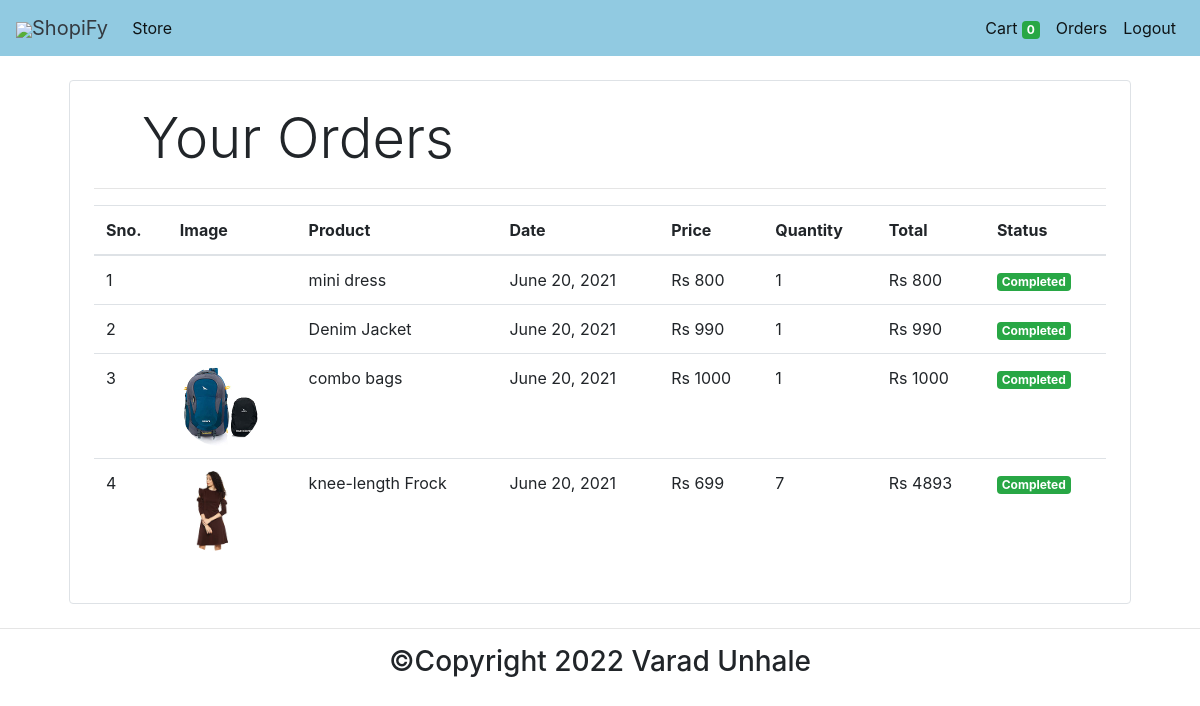
Screenshot of /orders (signed in) with the database file from the repository.
### store/models/orders.py (models this page shows, shortened)
class Order(models.Model):
    product = models.ForeignKey(Products,
                                on_delete=models.CASCADE)
    customer = models.ForeignKey(Customer,
                                 on_delete=models.CASCADE)
    quantity = models.IntegerField(default=1)
    price = models.IntegerField()
    address = models.CharField (max_length=50, default='', blank=True)
    phone = models.CharField (max_length=50, default='', blank=True)
    date = models.DateField (default=datetime.datetime.today)
    status = models.BooleanField (default=False)
    @staticmethod
    def get_orders_by_customer(customer_id):
        return Order.objects.filter(customer=customer_id).order_by('-date')

### store/models/product.py (models this page shows, shortened)
class Products(models.Model):
    name = models.CharField(max_length=60)
    price= models.IntegerField(default=0)
    category= models.ForeignKey(Category,on_delete=models.CASCADE,default=1 )
    description= models.CharField(max_length=250, default='', blank=True, null= True)
    image= models.ImageField(upload_to='uploads/products/')

### store/middlewares/auth.py (the view)
    def middleware(request):
        print(request.session.get('customer'))
        returnUrl = request.META['PATH_INFO']
        print(request.META['PATH_INFO'])
        if not request.session.get('customer'):
           return redirect(f'login?return_url={returnUrl}')
        response = get_response(request)
        return response

### store/templatetags/custom_filter.py (called while the page is built)
@register.filter(name='currency')
def currency(number):
    return "Rs "+str(number)

@register.filter(name='multiply')
def multiply(number , number1):
    return number * number1

### store/views/orders.py (called while the page is built)
    def get(self , request ):
        customer = request.session.get('customer')
        orders = Order.get_orders_by_customer(customer)
        print(orders)
        return render(request , 'orders.html'  , {'orders' : orders})

### store/templates/orders.html
{% extends 'base.html' %}
{% block content %}
{% load cart %}
{% load custom_filter %}
<div class="container">
   <div class="border rounded p-4 m-4">
        <p class="display-4 pl-4 ml-4">Your Orders</p>
        <hr>
        <table class="table">
            <thead>
                <tr>
                    <th>Sno.</th>
                    <th>Image</th>
                    <th>Product</th>
                    <th>Date</th>
                    <th>Price</th>
                    <th>Quantity</th>
                    <th>Total</th>
                    <th>Status</th>
                </tr>
            </thead>
            <tbody>
                {% for order in orders %}
                <tr>
                    <td>{{forloop.counter}}</td>
                    <td><img style="height: 80px;" class="rounded-circle" src="{{order.product.image.url}}" alt=""></td>
                    <td>{{order.product.name}}</td>
                    <td>{{order.date}}</td>
                    <td>{{order.price|currency}}</td>
                    <td>{{order.quantity}}</td>
                    <td>{{order.quantity|multiply:order.price|currency}}</td>
                    {% if order.status %}
                    <td><small class="badge badge-success">Completed</small></td>
                    {%else%}
                    <td><small class="badge badge-warning">Pending</small></td>
                    {% endif %}
                </tr>
                {% endfor %}
            </tbody>
        </table>
   </div>
</div>
{% endblock %}

### store/templates/base.html (shortened to what this page needs)
<!doctype html>
<html lang="en">
<head>
  <link rel="stylesheet" href="https://maxcdn.bootstrapcdn.com/bootstrap/4.0.0/css/bootstrap.min.css"
>
</head>
<body>
<nav class="one-edge-shadow
  navbar navbar-light
  sticky-top navbar
  navbar-expand-lg
  text-white">
    <a class="navbar-brand ms-3 text-dark " href="/">
    <link rel="stylesheet" href="https://use.fontawesome.com/releases/v5.7.0/css/all.css">
    <img src="https://www.freepnglogos.com/uploads/shopping-cart-png/shopping-cart-svg-png-icon-download-28.png" style="width:50px;height:50px,color:text-light;">ShopiFy</a>
    <div class="collapse navbar-collapse" id="navbarSupportedContent">
      <ul class="navbar-nav mr-auto">
        <li class="nav-item active">
          <a class="nav-link" href="/store">Store <span class="sr-only">(current)</span></a>
        </li>
          </ul>
      <ul class=" navbar-nav my-2 my-lg-0">
        <li class="nav-item active">
          <a class="nav-link" href="/cart">Cart
            <span class="badge badge-success">{{request.session.cart.keys|length}}</span>
            <span class="sr-only">(current)</span></a>
        </li>
        {% if request.session.customer %}
        <li class="nav-item active ">
          <a class="nav-link" href="/orders">Orders<span class="sr-only">(current)</span></a>
        </li>
        <li class="nav-item active ">
          <a class="nav-link" href="/logout">Logout<span class="sr-only">(current)</span></a>
        </li>
        {% endif %}
      </ul>
    </div>
  </nav>
  {% block content %}{% endblock %}
    <hr>
    <h3 style="text-align:center"> ©Copyright 2022 Varad Unhale</h3>
</body>
</html>

### rows the page displays
Order: product.name "mini dress", date "June 20, 2021", price "Rs 800", quantity "1", quantity|multiply "Rs 800", status "Completed"
Order: product.name "Denim Jacket", date "June 20, 2021", price "Rs 990", quantity "1", quantity|multiply "Rs 990", status "Completed"
Order: product.image (picture), product.name "combo bags", date "June 20, 2021", price "Rs 1000", quantity "1", quantity|multiply "Rs 1000", status "Completed"
Order: product.image (picture), product.name "knee-length Frock", date "June 20, 2021", price "Rs 699", quantity "7", quantity|multiply "Rs 4893", status "Completed"

### other values shown
{{ request.session.cart.keys|length }} "0"
